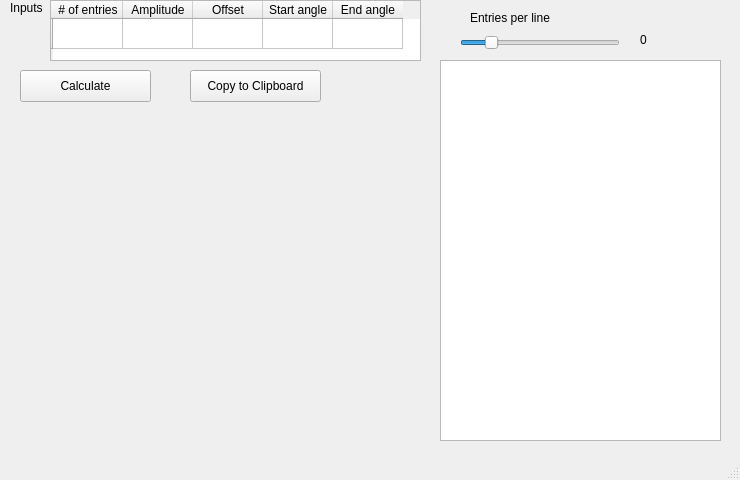
<?xml version="1.0" encoding="UTF-8"?>
<ui version="4.0">
 <class>MainWindow</class>
 <widget class="QMainWindow" name="MainWindow">
  <property name="geometry">
   <rect>
    <x>0</x>
    <y>0</y>
    <width>740</width>
    <height>480</height>
   </rect>
  </property>
  <property name="sizePolicy">
   <sizepolicy hsizetype="Preferred" vsizetype="Preferred">
    <horstretch>0</horstretch>
    <verstretch>0</verstretch>
   </sizepolicy>
  </property>
  <property name="windowTitle">
   <string>SmartSinePy</string>
  </property>
  <widget class="QWidget" name="centralwidget">
   <widget class="QTableWidget" name="tbl">
    <property name="geometry">
     <rect>
      <x>50</x>
      <y>0</y>
      <width>371</width>
      <height>61</height>
     </rect>
    </property>
    <attribute name="horizontalHeaderDefaultSectionSize">
     <number>70</number>
    </attribute>
    <row>
     <property name="text">
      <string/>
     </property>
    </row>
    <column>
     <property name="text">
      <string># of entries</string>
     </property>
    </column>
    <column>
     <property name="text">
      <string>Amplitude</string>
     </property>
    </column>
    <column>
     <property name="text">
      <string>Offset</string>
     </property>
    </column>
    <column>
     <property name="text">
      <string>Start angle</string>
     </property>
    </column>
    <column>
     <property name="text">
      <string>End angle</string>
     </property>
    </column>
   </widget>
   <widget class="QLabel" name="label">
    <property name="geometry">
     <rect>
      <x>10</x>
      <y>0</y>
      <width>58</width>
      <height>16</height>
     </rect>
    </property>
    <property name="text">
     <string>Inputs</string>
    </property>
   </widget>
   <widget class="QPushButton" name="btn_copy">
    <property name="geometry">
     <rect>
      <x>190</x>
      <y>70</y>
      <width>131</width>
      <height>32</height>
     </rect>
    </property>
    <property name="text">
     <string>Copy to Clipboard</string>
    </property>
   </widget>
   <widget class="QPushButton" name="btn_calculate">
    <property name="geometry">
     <rect>
      <x>20</x>
      <y>70</y>
      <width>131</width>
      <height>32</height>
     </rect>
    </property>
    <property name="text">
     <string>Calculate</string>
    </property>
   </widget>
   <widget class="QTextBrowser" name="txt">
    <property name="geometry">
     <rect>
      <x>440</x>
      <y>60</y>
      <width>281</width>
      <height>381</height>
     </rect>
    </property>
   </widget>
   <widget class="QWidget" name="plot" native="true">
    <property name="geometry">
     <rect>
      <x>10</x>
      <y>100</y>
      <width>421</width>
      <height>341</height>
     </rect>
    </property>
    <layout class="QVBoxLayout" name="plotLayout">
     <property name="leftMargin">
      <number>0</number>
     </property>
     <property name="topMargin">
      <number>0</number>
     </property>
     <property name="rightMargin">
      <number>0</number>
     </property>
     <property name="bottomMargin">
      <number>0</number>
     </property>
    </layout>
   </widget>
   <widget class="QSlider" name="slider">
    <property name="geometry">
     <rect>
      <x>460</x>
      <y>30</y>
      <width>160</width>
      <height>25</height>
     </rect>
    </property>
    <property name="minimum">
     <number>4</number>
    </property>
    <property name="maximum">
     <number>16</number>
    </property>
    <property name="value">
     <number>6</number>
    </property>
    <property name="orientation">
     <enum>Qt::Horizontal</enum>
    </property>
   </widget>
   <widget class="QLabel" name="label_2">
    <property name="geometry">
     <rect>
      <x>470</x>
      <y>10</y>
      <width>91</width>
      <height>16</height>
     </rect>
    </property>
    <property name="text">
     <string>Entries per line</string>
    </property>
   </widget>
   <widget class="QLabel" name="lbl_slider">
    <property name="geometry">
     <rect>
      <x>640</x>
      <y>30</y>
      <width>61</width>
      <height>20</height>
     </rect>
    </property>
    <property name="text">
     <string>0</string>
    </property>
   </widget>
  </widget>
  <widget class="QStatusBar" name="statusbar"/>
 </widget>
 <resources/>
 <connections/>
</ui>
